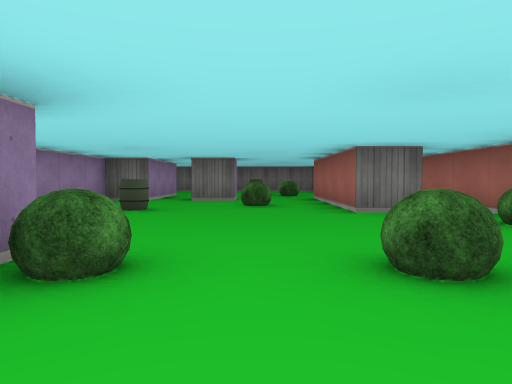
View 1 (above)

19 first-person views from a walk through a cub3D maze. The camera is about half as high as the walls, tilts 2° down and sees 70° across. The floor is counted in squares. Each view is taken from the middle of a square. On the plan, view 1 faces up. The plan holds only what a view shows up to about 9 squares ahead; the rest is blank.

View 2
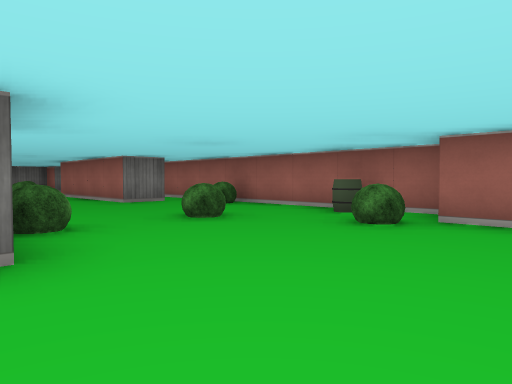

View 3
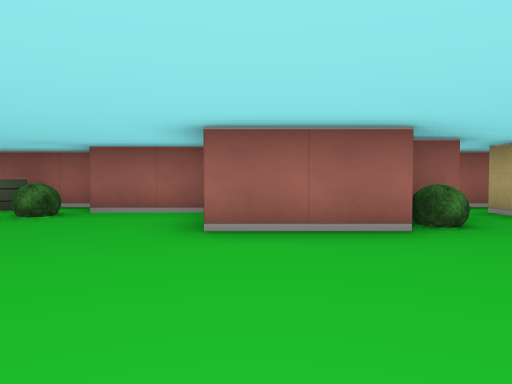

View 4
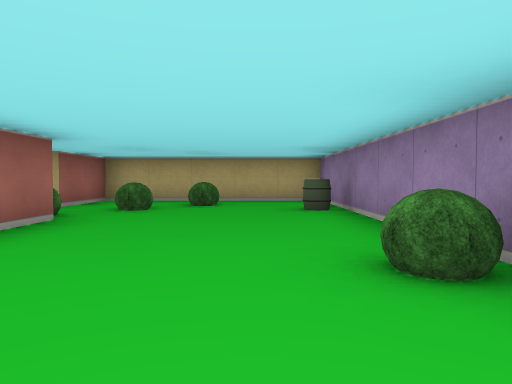

View 5
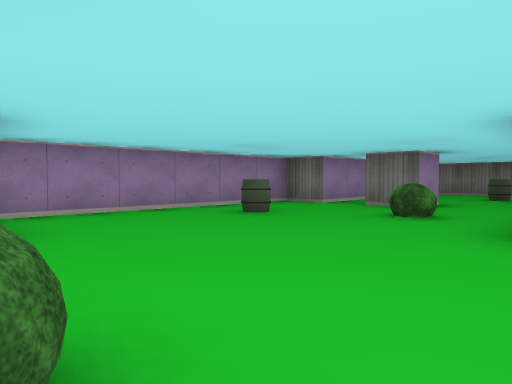

View 6
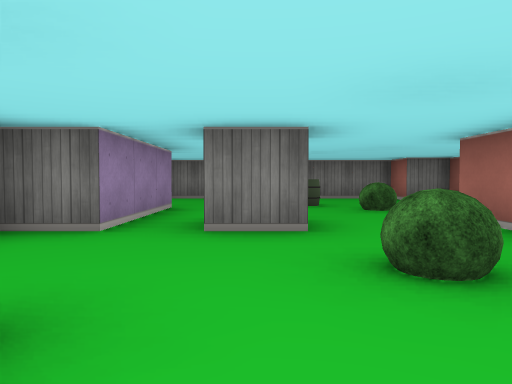

View 7
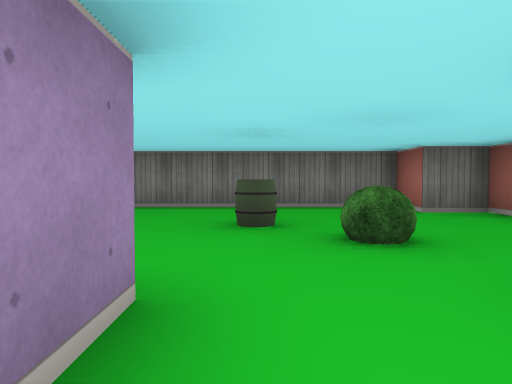

View 8
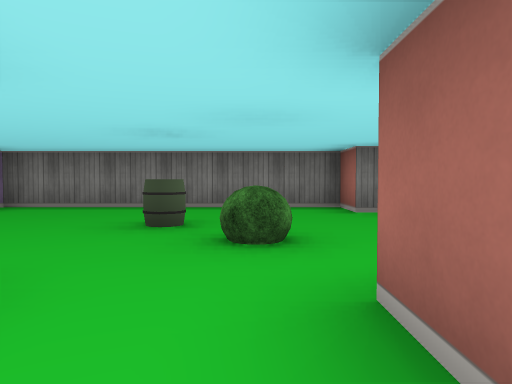

View 9
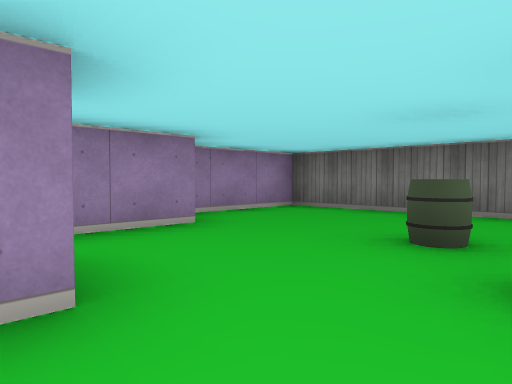

View 10
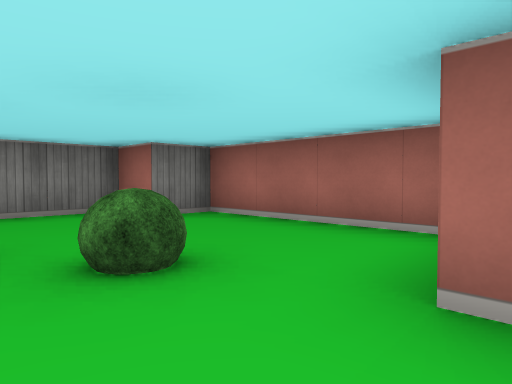

View 11
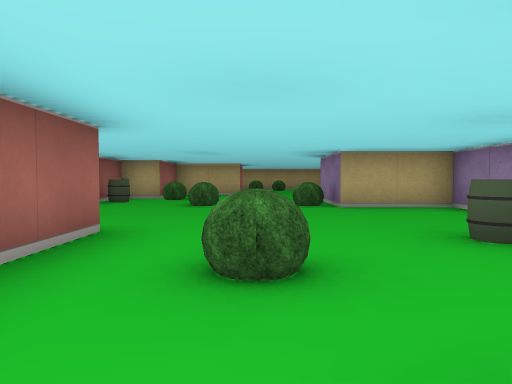

View 12
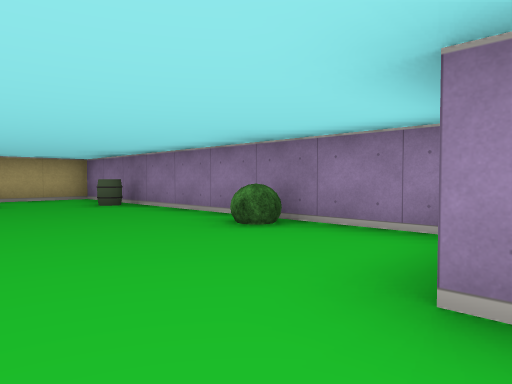

View 13
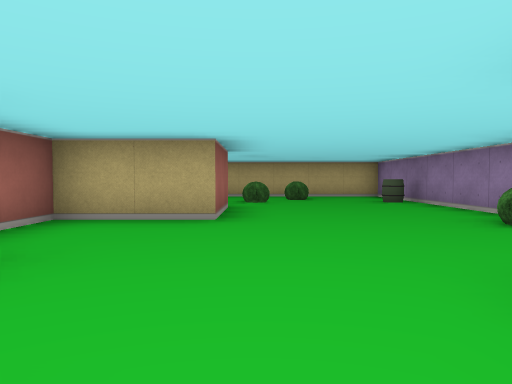

View 14
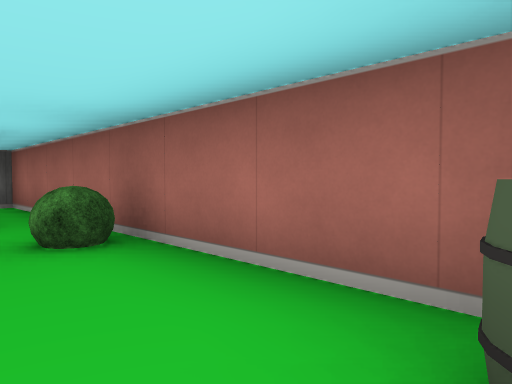

View 15
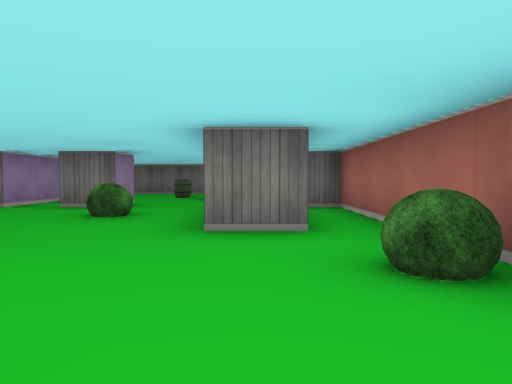

View 16
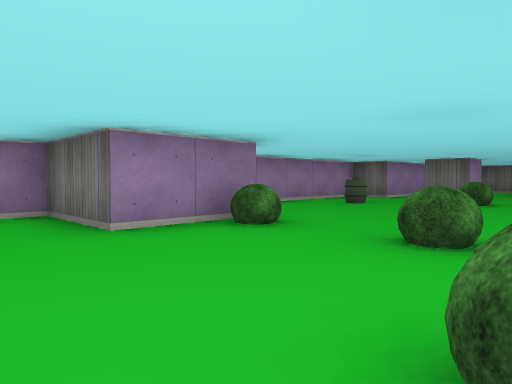

View 17
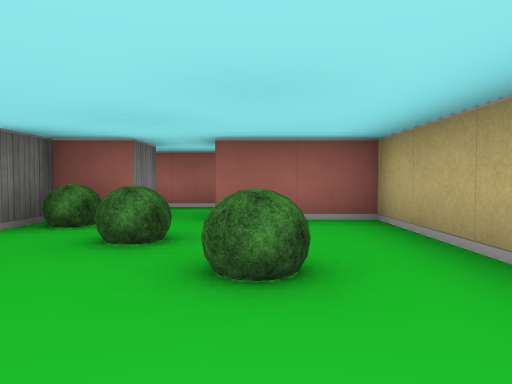

View 18
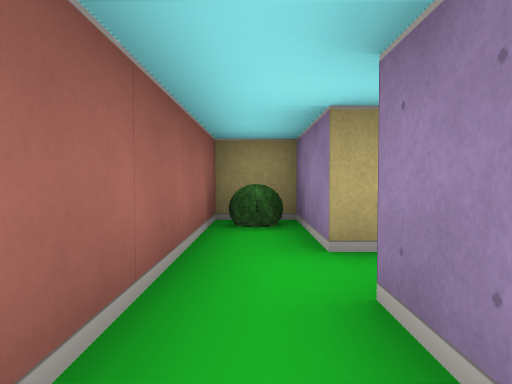

View 19
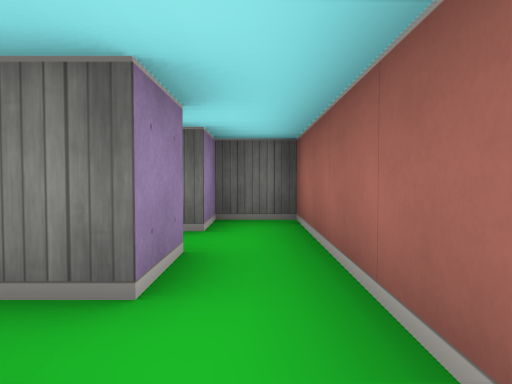

### Floor plan
Points are (right, up) in squares from view 1. A wall is a line through its corners. A room is listed if a view was taken in it or the views show most of it. See-through windows are left out.
Room 1 (views 1, 2, 3, 4, 5, 6, 7, 8, 9, 10, 11, 12, 13, 14, 15, 16, 17)
walls: (2.6, 5.5) (1.5, 5.5) (1.5, 9.5); (3.5, -0.2) (3.5, 8.5) (2.9, 8.5); (-0.5, 9.6) (-0.5, 8.5) (-1.5, 8.5); (3.5, 10.1) (3.5, 13.5) (2.5, 13.5) (2.5, 14.5) (-3.5, 14.5) (-3.5, 12.1); (2.5, -5.5) (1.5, -5.5) (1.5, -4.5) (0.5, -4.5) (0.5, -2.5) (2.5, -2.5) (2.5, -0.5); (-2.5, 11.6) (-2.5, 8.5) (-3.5, 8.5) (-3.5, 2.5) (-1.5, 2.5) (-1.5, 0.5) (-3.5, 0.5) (-3.5, -8.5) (1.5, -8.5) (1.5, -6.5) (2.5, -6.5)
ways out: opening at (2, -6) to room 2
objects: barrel (-3, -6); bush (-3, -2); barrel (-2, 6); bush (-1, -7); bush (-1, 2); bush (0, -6); bush (0, 7); barrel (0, 12); bush (1, -5); bush (1, 2); bush (1, 11); bush (2, 0); barrel (3, 1); bush (3, 4)
Room 2 (views 18, 19)
walls: (2.5, -6.5) (2.5, -8.5) (3.5, -8.5) (3.5, -2.5) (2.5, -2.5); (2.5, -4.5) (2.5, -5.5)
ways out: opening at (2, -6) to room 1
objects: bush (3, -8)

Where each view was taken, in squares from view 1:
view 1: 0 up, 0 right, facing up
view 2: 2 down, 2 left, facing up-right
view 3: 3 down, 3 left, facing right
view 4: 0 up, 2 left, facing down
view 5: 2 up, 2 right, facing up-left
view 6: 5 up, 1 left, facing up
view 7: 8 up, 0 right, facing up
view 8: 8 up, 1 right, facing up
view 9: 9 up, 1 right, facing up-left
view 10: 9 up, 0 right, facing up-right
view 11: 9 up, 0 right, facing down
view 12: 1 up, 0 right, facing down-left
view 13: 2 up, 0 right, facing down
view 14: 1 up, 2 right, facing up-right
view 15: 2 up, 2 right, facing up
view 16: 1 down, 2 right, facing up-left
view 17: 7 down, 3 left, facing right
view 18: 4 down, 3 right, facing down
view 19: 7 down, 3 right, facing up
